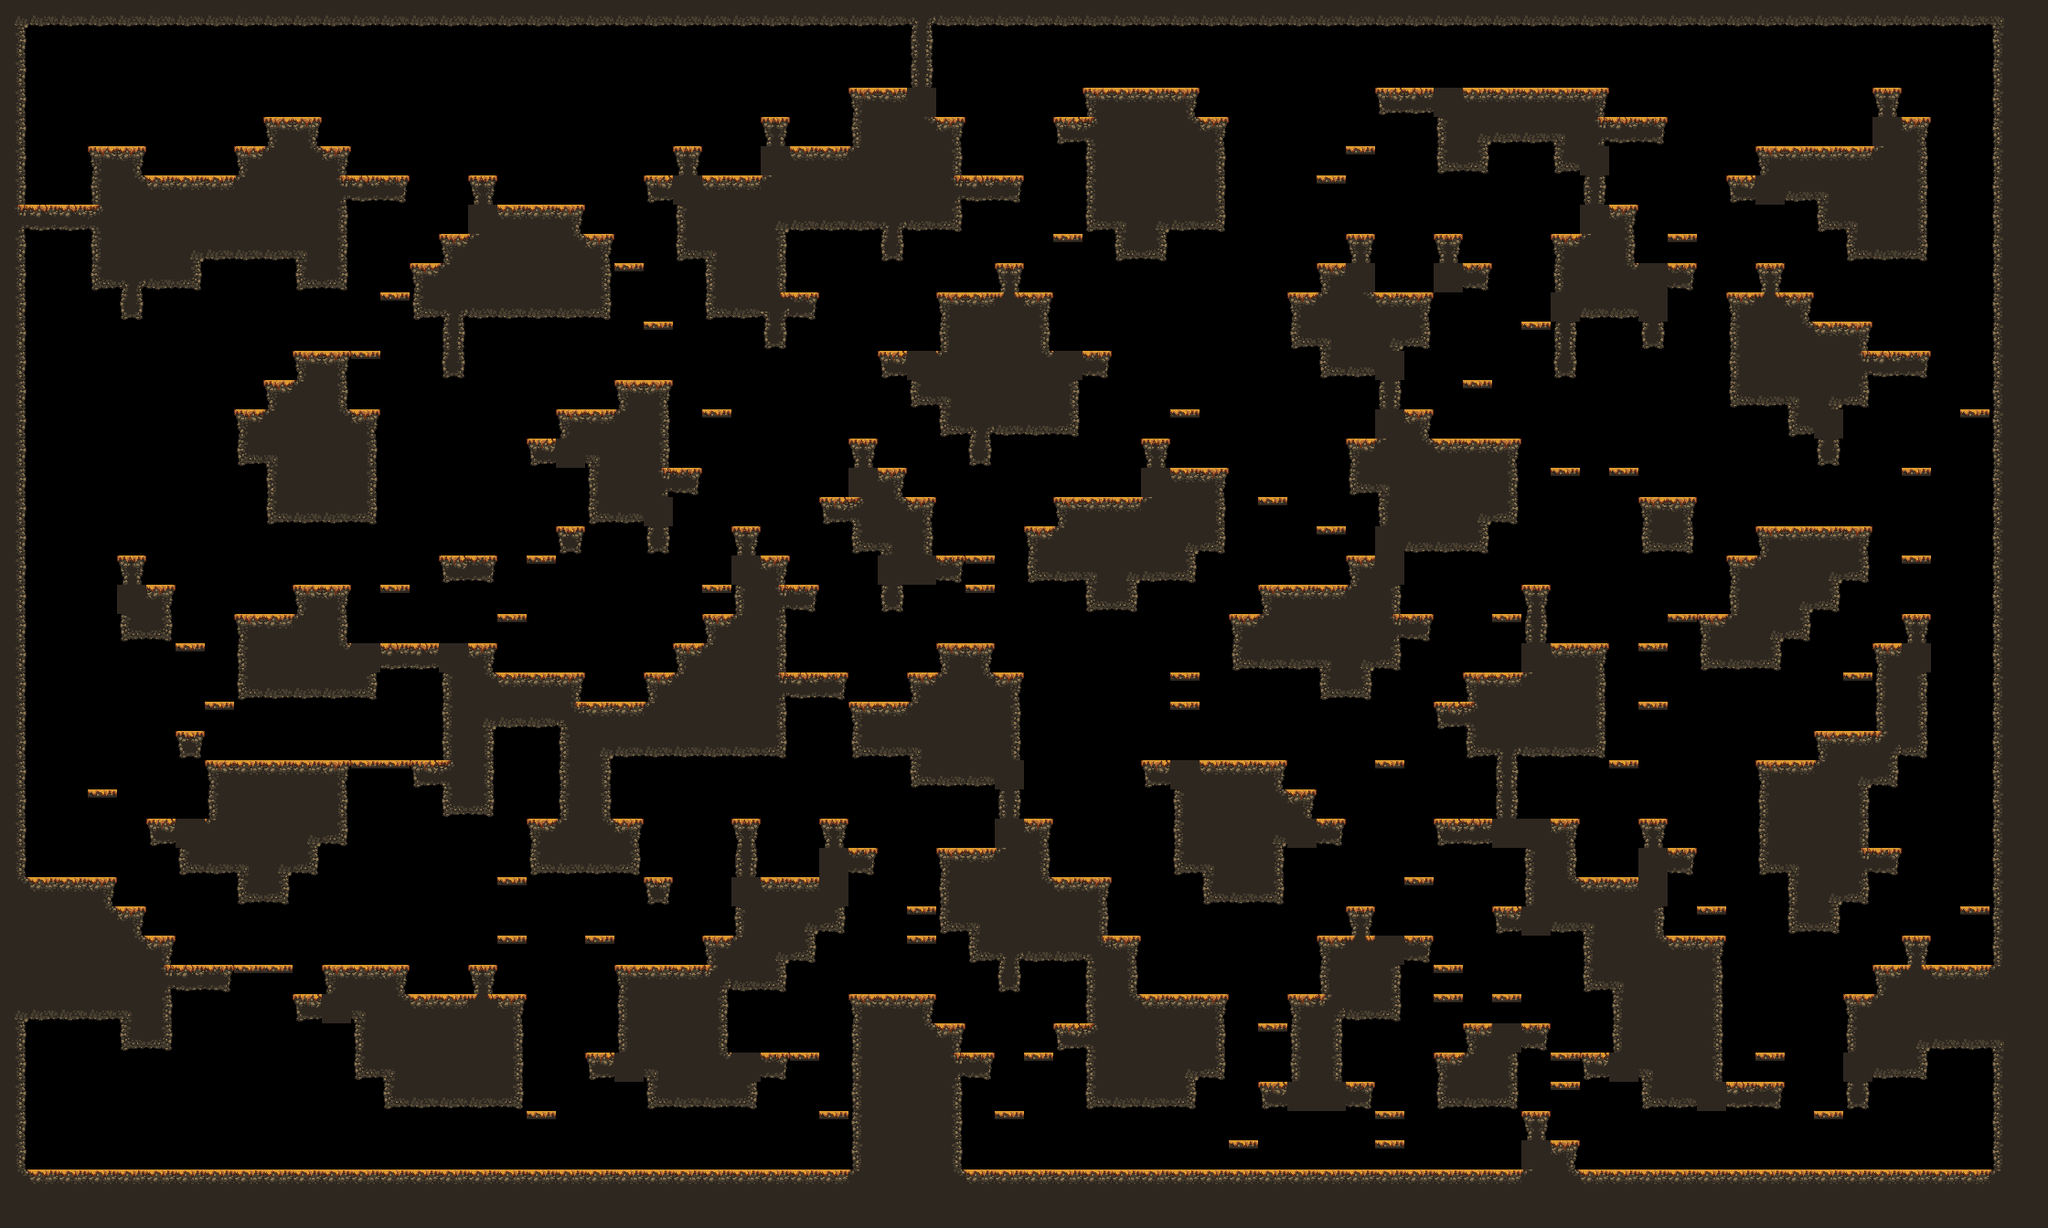

Below is a game level as drawn by its tile map, then a one-line description and the .tmx that defines it (tile-layer data replaced by summaries):
An orthogonal 70x42 tile map with 32x32 px tiles, 1 tile layer (main) and 17 objects (9x spawn, spawnPlayer0, spawnCrown0, spawnPlayer1, spawnCrown1, ...).

<map compressionlevel="0" height="42" infinite="0" nextlayerid="3" nextobjectid="4" orientation="orthogonal" renderorder="right-down" tiledversion="1.3.2" tileheight="32" tilewidth="32" version="1.2" width="70">
 <tileset firstgid="1" source="forest_fall_tile_set.tsx" />
 <layer height="42" id="1" name="main" width="70">
  <data>[2940 cells, 1319 non-empty, 28 distinct tile ids]</data>
 </layer>
 <objectgroup id="2" name="objects"><object id="1" name="spawnPlayer0" x="160" y="112.0" /><object id="2" name="spawnCrown0" x="64" y="176.0" /><object id="3" name="spawnPlayer1" x="2016" y="112.0" /><object id="4" name="spawnCrown1" x="2016" y="112.0" /><object id="5" name="spawnPlayer2" x="128" y="1232.0" /><object id="6" name="spawnCrown2" x="96" y="1232.0" /><object id="7" name="spawnPlayer3" x="2080" y="1232.0" /><object id="8" name="spawnCrown3" x="2080" y="1232.0" /><object id="9" name="spawn" x="1088" y="144.0" /><object id="10" name="spawn" x="192" y="144.0" /><object id="11" name="spawn" x="960" y="880.0" /><object id="12" name="spawn" x="320" y="1040.0" /><object id="13" name="spawn" x="512" y="144.0" /><object id="14" name="spawn" x="672" y="1232.0" /><object id="15" name="spawn" x="1792" y="80.0" /><object id="16" name="spawn" x="640" y="176.0" /><object id="17" name="spawn" x="1952" y="112.0" /></objectgroup></map>
